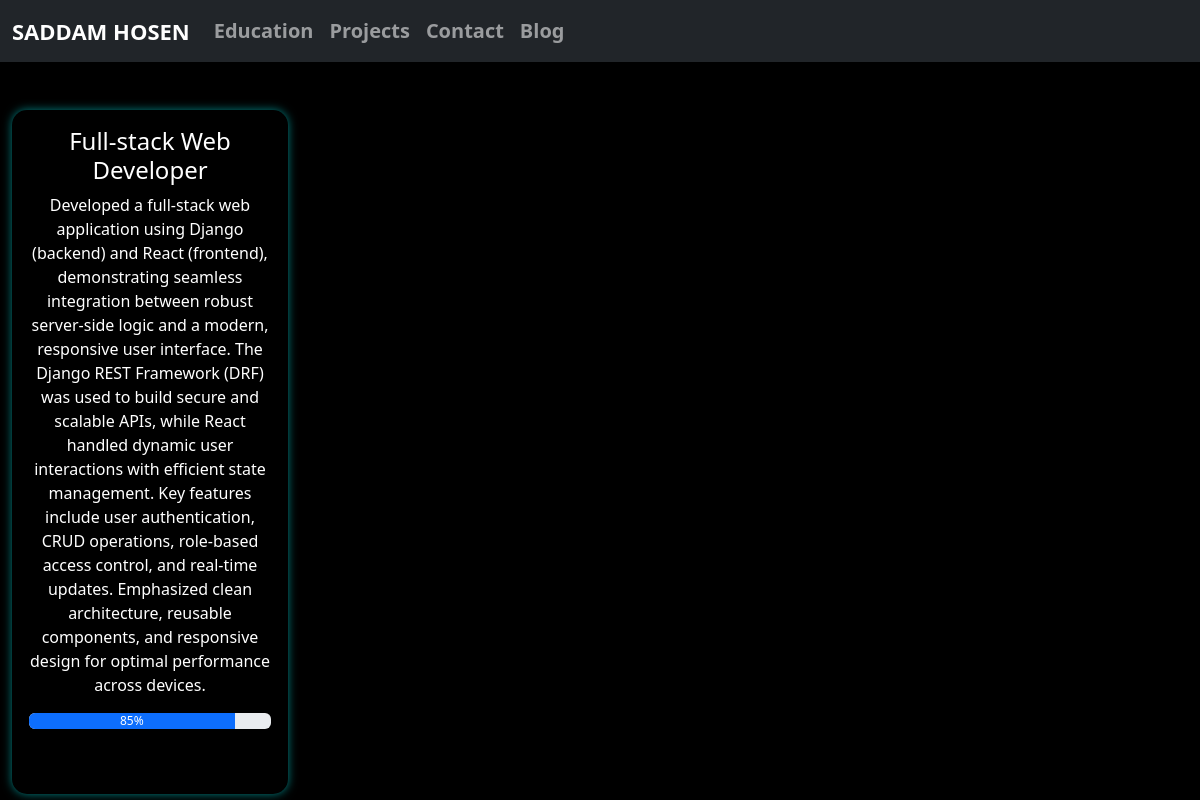
/skill/, run on the app's committed database.
### skills/models.py (models this page shows, shortened)
class Skill(models.Model):
    name = models.CharField(max_length=100)
    proficiency_level = models.IntegerField(help_text="Enter proficiency level as a percentage (0-100)", default=1)
    description = models.TextField(blank=True)
    icon = models.CharField(max_length=100, help_text="FontAwesome icon name or image URL", blank=True)

### skills/views.py (the view)
# urls.py: path('',views.index, name='index'),
def index(request):
    skills = Skill.objects.all()
    context = {'skills': skills}
    return render(request, 'skills.html', context)

### skills/templates/skills.html (shortened to what this page needs)
{% extends 'base.html' %}
{% block content %}
<div class="container-fluid">
  <div class="row row-cols-1 row-cols-md-4 g-4">
    {% for skill in skills %}
    <div class="col">
      <div class="card h-100 text-white mt-5" style="background-color: black; border-radius: 15px; box-shadow: 0 0 10px teal;">
        <div class="card-body text-center">
          <h4 class="card-title">{{ skill.name }}</h4>
          <p class="card-text">{{ skill.description }}</p>
          <div class="progress">
            <div class="progress-bar" style="width: {{skill.proficiency_level}}%;">
              <p class="card-text">{{ skill.proficiency_level}}%</p>
            </div>
          </div>
        </div>
      </div>
    </div>
    {% endfor %}
  </div>
</div>
{% endblock %}

### data on the page
Skill: name "Full-stack Web Developer", description "Developed a full-stack web application using Django (backend) and React (frontend), demonstrating seamless integration between robust server-side logic and a modern, responsive user interface. The Django REST Framework (DRF) was used to build secure and scalable APIs, while React handled dynamic user interactions with efficient state management. Key features include user authentication, CRUD operations, role-based access control, and real-time updates. Emphasized clean architecture, reusable components, and responsive design for optimal performance across devices.", proficiency_level "85"
